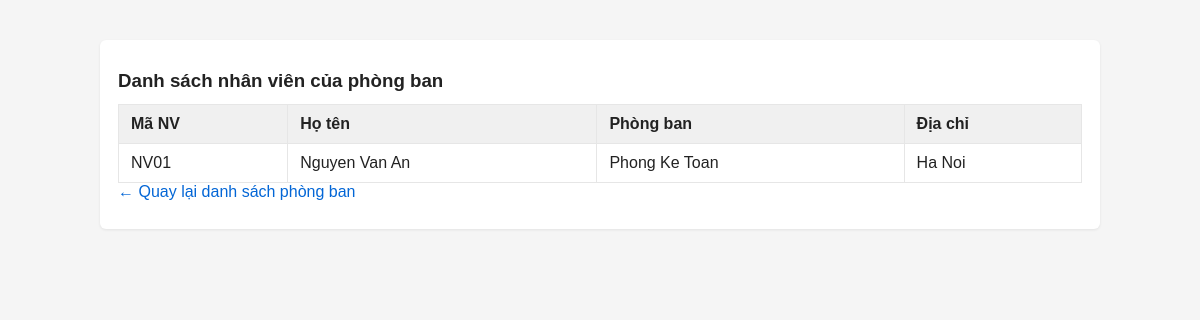
The page /php/QLNV/xemthongtinNVPB.php?IDPB=PB01 on the database its author committed.
### tables this page shows
CREATE TABLE `nhanvien` (
  `IDNV` varchar(10) NOT NULL,
  `HoTen` varchar(50) DEFAULT NULL,
  `IDPB` varchar(10) DEFAULT NULL,
  `DiaChi` varchar(100) DEFAULT NULL
);

CREATE TABLE `phongban` (
  `IDPB` varchar(50) NOT NULL,
  `TenPB` varchar(50) DEFAULT NULL,
  `MoTa` varchar(50) DEFAULT NULL
);

### php/QLNV/xemthongtinNVPB.php (the view, shortened to what this page needs)
<!DOCTYPE html>
<html lang="vi">
<head>
    <link rel="stylesheet" href="styles.css">
</head>
<body>
    <div class="container">
        <div class="content-wrapper">
            <?php
            $conn = new mysqli("localhost", "root", "", "dulieu");
            $conn->set_charset("utf8");
            $idpb = $conn->real_escape_string($_GET['IDPB']);
            $sql = "SELECT nv.IDNV, nv.HoTen, pb.TenPB, nv.DiaChi
                    FROM nhanvien nv
                    JOIN phongban pb ON nv.IDPB = pb.IDPB
                    WHERE nv.IDPB = ?";
            $stmt = $conn->prepare($sql);
            $stmt->bind_param("s", $idpb);
            $stmt->execute();
            $result = $stmt->get_result();
            if ($result->num_rows > 0) {
                echo '<h3>Danh sách nhân viên của phòng ban</h3>';
                echo '<div class="table-container">';
                echo '<table>';
                echo '<thead><tr><th>Mã NV</th><th>Họ tên</th><th>Phòng ban</th><th>Địa chỉ</th></tr></thead>';
                echo '<tbody>';
                while ($row = $result->fetch_assoc()) {
                    echo '<tr>';
                    echo '<td>' . htmlspecialchars($row['IDNV']) . '</td>';
                    echo '<td>' . htmlspecialchars($row['HoTen']) . '</td>';
                    echo '<td>' . htmlspecialchars($row['TenPB']) . '</td>';
                    echo '<td>' . htmlspecialchars($row['DiaChi']) . '</td>';
                    echo '</tr>';
                }
                echo '</tbody></table>';
                echo '</div>';
            } else {
                echo '<div class="message info">Không có nhân viên nào trong phòng ban này.</div>';
            }
            ?>
            <a href="xemthongtinpb.php" class="back-home">← Quay lại danh sách phòng ban</a>
        </div>
    </div>
</body>
</html>

### php/QLNV/styles.css (style rules this page uses)
body { font-family: Arial, Helvetica, sans-serif; background-color: #f5f5f5; color: #222; margin: 0; padding: 0; }
a { color: #0366d6; text-decoration: none; }
.container { max-width: 1000px; margin: 24px auto; padding: 16px; }
.content-wrapper { background: #fff; padding: 18px; border-radius: 6px; box-shadow: 0 1px 3px rgba(0,0,0,0.08); }
h1, h2, h3 { margin: 12px 0; }
.table-container { overflow-x: auto; }
table { width: 100%; border-collapse: collapse; background: #fff; }
th, td { padding: 10px 12px; border: 1px solid #e6e6e6; }
th { background: #f0f0f0; text-align: left; }
.back-home { display:inline-block; margin-bottom: 10px; }

### rows shown on the page
nhanvien: IDNV "NV01", HoTen "Nguyen Van An", IDPB.TenPB "Phong Ke Toan", DiaChi "Ha Noi"
